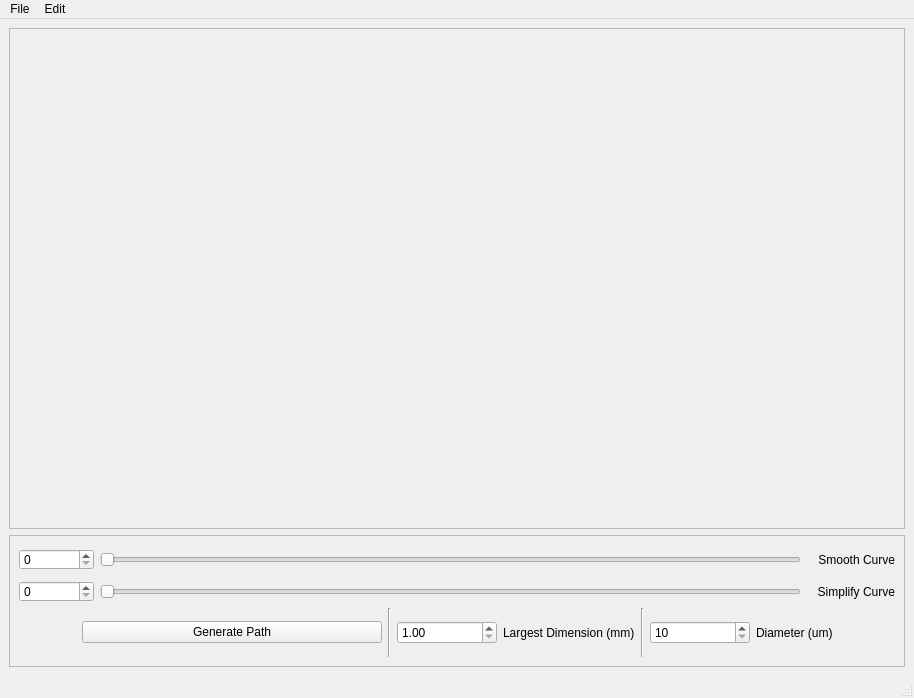
<?xml version="1.0" encoding="UTF-8"?>
<ui version="4.0">
 <class>MainWindow</class>
 <widget class="QMainWindow" name="MainWindow">
  <property name="geometry">
   <rect>
    <x>0</x>
    <y>0</y>
    <width>914</width>
    <height>698</height>
   </rect>
  </property>
  <property name="windowTitle">
   <string>MainWindow</string>
  </property>
  <widget class="QWidget" name="centralwidget">
   <layout class="QVBoxLayout" name="verticalLayout_2">
    <item>
     <widget class="QFrame" name="frame">
      <property name="minimumSize">
       <size>
        <width>500</width>
        <height>500</height>
       </size>
      </property>
      <property name="frameShape">
       <enum>QFrame::Shape::StyledPanel</enum>
      </property>
      <property name="frameShadow">
       <enum>QFrame::Shadow::Raised</enum>
      </property>
      <layout class="QHBoxLayout" name="horizontalLayout_4">
       <item>
        <widget class="PlotWidget" name="outlinePlot" native="true"/>
       </item>
      </layout>
     </widget>
    </item>
    <item>
     <widget class="QFrame" name="frame_2">
      <property name="minimumSize">
       <size>
        <width>0</width>
        <height>0</height>
       </size>
      </property>
      <property name="maximumSize">
       <size>
        <width>16777215</width>
        <height>132</height>
       </size>
      </property>
      <property name="frameShape">
       <enum>QFrame::Shape::StyledPanel</enum>
      </property>
      <property name="frameShadow">
       <enum>QFrame::Shadow::Raised</enum>
      </property>
      <layout class="QHBoxLayout" name="horizontalLayout_6">
       <item>
        <layout class="QVBoxLayout" name="verticalLayout">
         <item>
          <layout class="QHBoxLayout" name="horizontalLayout_3">
           <item>
            <widget class="QSpinBox" name="smoothSpinBox">
             <property name="minimumSize">
              <size>
               <width>75</width>
               <height>21</height>
              </size>
             </property>
             <property name="maximumSize">
              <size>
               <width>16777215</width>
               <height>21</height>
              </size>
             </property>
             <property name="maximum">
              <number>100</number>
             </property>
            </widget>
           </item>
           <item>
            <widget class="QSlider" name="smoothSlider">
             <property name="minimumSize">
              <size>
               <width>0</width>
               <height>21</height>
              </size>
             </property>
             <property name="maximumSize">
              <size>
               <width>16777215</width>
               <height>30</height>
              </size>
             </property>
             <property name="maximum">
              <number>100</number>
             </property>
             <property name="orientation">
              <enum>Qt::Orientation::Horizontal</enum>
             </property>
            </widget>
           </item>
           <item>
            <widget class="QLabel" name="smoothLabel">
             <property name="minimumSize">
              <size>
               <width>88</width>
               <height>21</height>
              </size>
             </property>
             <property name="maximumSize">
              <size>
               <width>16777215</width>
               <height>30</height>
              </size>
             </property>
             <property name="text">
              <string>Smooth Curve</string>
             </property>
             <property name="alignment">
              <set>Qt::AlignmentFlag::AlignRight|Qt::AlignmentFlag::AlignTrailing|Qt::AlignmentFlag::AlignVCenter</set>
             </property>
            </widget>
           </item>
          </layout>
         </item>
         <item>
          <layout class="QHBoxLayout" name="horizontalLayout_5">
           <item>
            <widget class="QSpinBox" name="simplifySpinBox">
             <property name="minimumSize">
              <size>
               <width>75</width>
               <height>21</height>
              </size>
             </property>
             <property name="maximumSize">
              <size>
               <width>16777215</width>
               <height>21</height>
              </size>
             </property>
             <property name="maximum">
              <number>100</number>
             </property>
            </widget>
           </item>
           <item>
            <widget class="QSlider" name="simplifySlider">
             <property name="minimumSize">
              <size>
               <width>0</width>
               <height>21</height>
              </size>
             </property>
             <property name="maximumSize">
              <size>
               <width>16777215</width>
               <height>21</height>
              </size>
             </property>
             <property name="maximum">
              <number>100</number>
             </property>
             <property name="orientation">
              <enum>Qt::Orientation::Horizontal</enum>
             </property>
            </widget>
           </item>
           <item>
            <widget class="QLabel" name="simplifyLabel">
             <property name="sizePolicy">
              <sizepolicy hsizetype="Preferred" vsizetype="Fixed">
               <horstretch>0</horstretch>
               <verstretch>0</verstretch>
              </sizepolicy>
             </property>
             <property name="minimumSize">
              <size>
               <width>88</width>
               <height>21</height>
              </size>
             </property>
             <property name="maximumSize">
              <size>
               <width>16777215</width>
               <height>21</height>
              </size>
             </property>
             <property name="text">
              <string>Simplify Curve</string>
             </property>
             <property name="alignment">
              <set>Qt::AlignmentFlag::AlignRight|Qt::AlignmentFlag::AlignTrailing|Qt::AlignmentFlag::AlignVCenter</set>
             </property>
            </widget>
           </item>
          </layout>
         </item>
         <item>
          <layout class="QHBoxLayout" name="horizontalLayout">
           <item>
            <spacer name="horizontalSpacer_2">
             <property name="orientation">
              <enum>Qt::Orientation::Horizontal</enum>
             </property>
             <property name="sizeHint" stdset="0">
              <size>
               <width>40</width>
               <height>20</height>
              </size>
             </property>
            </spacer>
           </item>
           <item>
            <widget class="QPushButton" name="generatePathButton">
             <property name="minimumSize">
              <size>
               <width>300</width>
               <height>0</height>
              </size>
             </property>
             <property name="text">
              <string>Generate Path</string>
             </property>
            </widget>
           </item>
           <item>
            <widget class="Line" name="line_2">
             <property name="orientation">
              <enum>Qt::Orientation::Vertical</enum>
             </property>
            </widget>
           </item>
           <item>
            <widget class="QDoubleSpinBox" name="largestDim">
             <property name="minimumSize">
              <size>
               <width>100</width>
               <height>0</height>
              </size>
             </property>
             <property name="maximumSize">
              <size>
               <width>100</width>
               <height>16777215</height>
              </size>
             </property>
             <property name="minimum">
              <double>1.000000000000000</double>
             </property>
             <property name="maximum">
              <double>100.000000000000000</double>
             </property>
            </widget>
           </item>
           <item>
            <widget class="QLabel" name="label">
             <property name="text">
              <string>Largest Dimension (mm)</string>
             </property>
            </widget>
           </item>
           <item>
            <widget class="Line" name="line">
             <property name="orientation">
              <enum>Qt::Orientation::Vertical</enum>
             </property>
            </widget>
           </item>
           <item>
            <widget class="QSpinBox" name="diameter">
             <property name="minimumSize">
              <size>
               <width>100</width>
               <height>0</height>
              </size>
             </property>
             <property name="maximumSize">
              <size>
               <width>100</width>
               <height>16777215</height>
              </size>
             </property>
             <property name="minimum">
              <number>10</number>
             </property>
             <property name="maximum">
              <number>1000</number>
             </property>
             <property name="value">
              <number>10</number>
             </property>
            </widget>
           </item>
           <item>
            <widget class="QLabel" name="label_2">
             <property name="text">
              <string>Diameter (um)</string>
             </property>
            </widget>
           </item>
           <item>
            <spacer name="horizontalSpacer">
             <property name="orientation">
              <enum>Qt::Orientation::Horizontal</enum>
             </property>
             <property name="sizeHint" stdset="0">
              <size>
               <width>40</width>
               <height>20</height>
              </size>
             </property>
            </spacer>
           </item>
          </layout>
         </item>
        </layout>
       </item>
      </layout>
     </widget>
    </item>
   </layout>
  </widget>
  <widget class="QMenuBar" name="menubar">
   <property name="geometry">
    <rect>
     <x>0</x>
     <y>0</y>
     <width>914</width>
     <height>33</height>
    </rect>
   </property>
   <widget class="QMenu" name="menuFile">
    <property name="title">
     <string>File</string>
    </property>
    <addaction name="actionOpen"/>
    <addaction name="actionSave"/>
   </widget>
   <widget class="QMenu" name="menuEdit">
    <property name="title">
     <string>Edit</string>
    </property>
    <addaction name="actionShow_Original"/>
    <addaction name="actionHide_Image"/>
    <addaction name="actionAdaptive_Threshold"/>
   </widget>
   <addaction name="menuFile"/>
   <addaction name="menuEdit"/>
  </widget>
  <widget class="QStatusBar" name="statusbar"/>
  <action name="actionOpen">
   <property name="icon">
    <iconset theme="QIcon::ThemeIcon::DocumentOpen"/>
   </property>
   <property name="text">
    <string>Open</string>
   </property>
   <property name="whatsThis">
    <string extracomment="Open any image file"/>
   </property>
   <property name="iconVisibleInMenu">
    <bool>true</bool>
   </property>
  </action>
  <action name="actionSave">
   <property name="icon">
    <iconset theme="QIcon::ThemeIcon::DocumentSave"/>
   </property>
   <property name="text">
    <string>Save</string>
   </property>
   <property name="whatsThis">
    <string extracomment="Save outline as .txt file"/>
   </property>
  </action>
  <action name="actionShow_Original">
   <property name="checkable">
    <bool>true</bool>
   </property>
   <property name="checked">
    <bool>true</bool>
   </property>
   <property name="text">
    <string>Show Original</string>
   </property>
  </action>
  <action name="actionHide_Image">
   <property name="checkable">
    <bool>true</bool>
   </property>
   <property name="text">
    <string>Hide Image</string>
   </property>
  </action>
  <action name="actionAdaptive_Threshold">
   <property name="checkable">
    <bool>true</bool>
   </property>
   <property name="checked">
    <bool>true</bool>
   </property>
   <property name="text">
    <string>Adaptive Threshold</string>
   </property>
  </action>
 </widget>
 <customwidgets>
  <customwidget>
   <class>PlotWidget</class>
   <extends>QWidget</extends>
   <header>pyqtgraph</header>
   <container>1</container>
   <slots>
    <slot>keyPress()</slot>
   </slots>
  </customwidget>
 </customwidgets>
 <resources/>
 <connections>
  <connection>
   <sender>smoothSlider</sender>
   <signal>valueChanged(int)</signal>
   <receiver>smoothSpinBox</receiver>
   <slot>setValue(int)</slot>
   <hints>
    <hint type="sourcelabel">
     <x>475</x>
     <y>743</y>
    </hint>
    <hint type="destinationlabel">
     <x>58</x>
     <y>743</y>
    </hint>
   </hints>
  </connection>
  <connection>
   <sender>smoothSpinBox</sender>
   <signal>valueChanged(int)</signal>
   <receiver>smoothSlider</receiver>
   <slot>setValue(int)</slot>
   <hints>
    <hint type="sourcelabel">
     <x>58</x>
     <y>743</y>
    </hint>
    <hint type="destinationlabel">
     <x>475</x>
     <y>743</y>
    </hint>
   </hints>
  </connection>
  <connection>
   <sender>simplifySlider</sender>
   <signal>valueChanged(int)</signal>
   <receiver>simplifySpinBox</receiver>
   <slot>setValue(int)</slot>
   <hints>
    <hint type="sourcelabel">
     <x>450</x>
     <y>625</y>
    </hint>
    <hint type="destinationlabel">
     <x>58</x>
     <y>625</y>
    </hint>
   </hints>
  </connection>
  <connection>
   <sender>simplifySpinBox</sender>
   <signal>valueChanged(int)</signal>
   <receiver>simplifySlider</receiver>
   <slot>setValue(int)</slot>
   <hints>
    <hint type="sourcelabel">
     <x>58</x>
     <y>625</y>
    </hint>
    <hint type="destinationlabel">
     <x>450</x>
     <y>625</y>
    </hint>
   </hints>
  </connection>
 </connections>
</ui>
